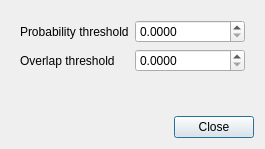
<?xml version="1.0" encoding="UTF-8"?>
<ui version="4.0">
 <class>SegmentationOptionsDialog</class>
 <widget class="QDialog" name="SegmentationOptionsDialog">
  <property name="windowTitle">
   <string>Cellpose options</string>
  </property>
  <layout class="QVBoxLayout" name="verticalLayout">
   <item>
    <widget class="QStackedWidget" name="methodOptionsStack">
     <widget class="QWidget" name="stardistPage">
      <layout class="QFormLayout" name="stardistPageLayout">
       <item row="0" column="0">
        <widget class="QLabel" name="probThresholdLabel">
         <property name="text">
          <string>Probability threshold</string>
         </property>
        </widget>
       </item>
       <item row="0" column="1">
        <widget class="QDoubleSpinBox" name="probThreshold">
         <property name="decimals">
          <number>4</number>
         </property>
         <property name="minimum">
          <double>0</double>
         </property>
         <property name="maximum">
          <double>1</double>
         </property>
         <property name="singleStep">
          <double>0.05</double>
         </property>
        </widget>
       </item>
       <item row="1" column="0">
        <widget class="QLabel" name="nmsThresholdLabel">
         <property name="text">
          <string>Overlap threshold</string>
         </property>
        </widget>
       </item>
       <item row="1" column="1">
        <widget class="QDoubleSpinBox" name="nmsThreshold">
         <property name="decimals">
          <number>4</number>
         </property>
         <property name="minimum">
          <double>0</double>
         </property>
         <property name="maximum">
          <double>1</double>
         </property>
         <property name="singleStep">
          <double>0.05</double>
         </property>
        </widget>
       </item>
      </layout>
     </widget>
     <widget class="QWidget" name="cellposePage">
      <layout class="QFormLayout" name="cellposePageLayout">
       <item row="0" column="0">
        <widget class="QLabel" name="cellposeMinSizeLabel">
         <property name="text">
          <string>Minimum nucleus area</string>
         </property>
        </widget>
       </item>
       <item row="0" column="1">
        <widget class="QSpinBox" name="cellposeMinSize">
         <property name="minimum">
          <number>1</number>
         </property>
         <property name="maximum">
          <number>999999</number>
         </property>
         <property name="value">
          <number>20</number>
         </property>
         <property name="suffix">
          <string> px²</string>
         </property>
        </widget>
       </item>
       <item row="1" column="0">
        <widget class="QLabel" name="flowThresholdLabel">
         <property name="text">
          <string>Flow threshold</string>
         </property>
        </widget>
       </item>
       <item row="1" column="1">
        <widget class="QDoubleSpinBox" name="flowThreshold">
         <property name="minimum">
          <double>0</double>
         </property>
         <property name="maximum">
          <double>10</double>
         </property>
         <property name="value">
          <double>0.4</double>
         </property>
         <property name="singleStep">
          <double>0.1</double>
         </property>
        </widget>
       </item>
       <item row="2" column="0">
        <widget class="QLabel" name="cellprobThresholdLabel">
         <property name="text">
          <string>Cell probability threshold</string>
         </property>
        </widget>
       </item>
       <item row="2" column="1">
        <widget class="QDoubleSpinBox" name="cellprobThreshold">
         <property name="minimum">
          <double>-100</double>
         </property>
         <property name="maximum">
          <double>100</double>
         </property>
         <property name="value">
          <double>0</double>
         </property>
         <property name="singleStep">
          <double>0.1</double>
         </property>
        </widget>
       </item>
      </layout>
     </widget>
    </widget>
   </item>
   <item>
    <widget class="QDialogButtonBox" name="buttonBox">
     <property name="standardButtons">
      <set>QDialogButtonBox::Close</set>
     </property>
    </widget>
   </item>
  </layout>
 </widget>
 <resources />
 <connections />
</ui>
